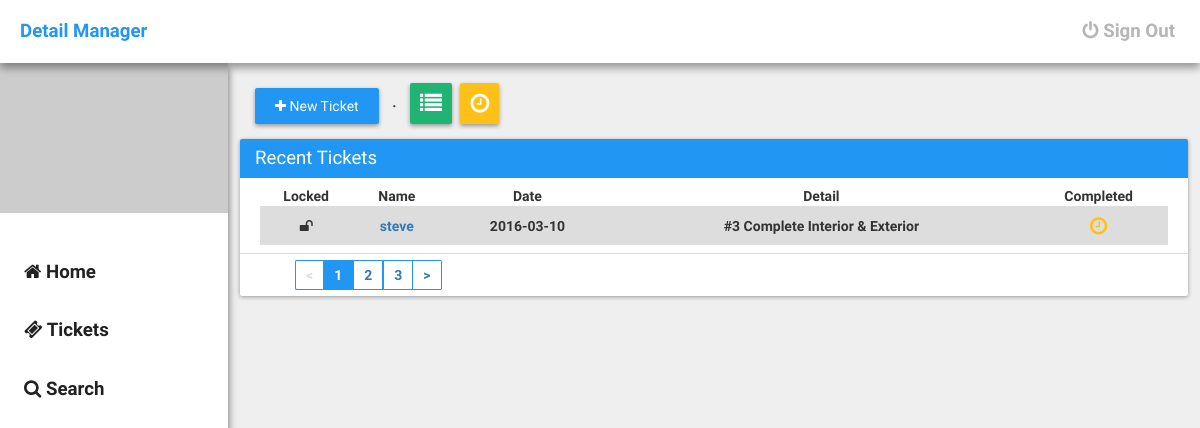
/details/scheduled.php (signed in), run on the app's committed database.
### tables this page shows
CREATE TABLE `detail_tickets` (
  `id` int(11) NOT NULL,
  `locked` int(11) NOT NULL DEFAULT '0',
  `first_name` text NOT NULL,
  `last_name` text NOT NULL,
  `phone_number` varchar(32) NOT NULL,
  `date` date NOT NULL,
  `vehicle_make` text NOT NULL,
  `vehicle_model` text NOT NULL,
  `vehicle_color` text NOT NULL,
  `discount` int(11) NOT NULL,
  `services` varchar(32) NOT NULL,
  `pre_paid_done` varchar(32) NOT NULL,
  `user_id` varchar(32) NOT NULL,
  `ticket_id` varchar(32) NOT NULL,
  `notes` text NOT NULL,
  `ticket_creator` text NOT NULL,
  `engine` varchar(2) NOT NULL DEFAULT '0',
  `wax` varchar(2) NOT NULL DEFAULT '0',
  `mat` varchar(2) NOT NULL DEFAULT '0'
);

### details/assets/core/init.php (called while the page is built, shortened)
<?php
	$site = "http://".$_SERVER['SERVER_NAME']."/details";

### details/scheduled.php (the view, shortened to what this page needs)
<?php require("./assets/core/init.php"); require("./include/navbar.php"); ?>
<?php
        $tbl_name = "detail_tickets";
        $adjacents = 2;
        $query = "SELECT COUNT(*) as num FROM $tbl_name";
        $total_pages = mysql_fetch_array(mysql_query($query));
        $total_pages = $total_pages[0];
        $targetpage = "scheduled";
        $limit = 15;
        $page = $_GET['page'];
        if($page)
            $start = ($page - 1) * $limit;
        else
            $start = 0;
        $sql = "SELECT * FROM $tbl_name WHERE `pre_paid_done` = 'Appointment' ORDER BY id DESC LIMIT $start, $limit";
        $result2 = mysql_query($sql);
        if ($page == 0) $page = 1;
        $prev = $page - 1;
        $next = $page + 1;
        $lastpage = ceil($total_pages/$limit);
        $pagination = "";
        if($lastpage > 1)
        {
            $pagination .= "<ul class='pagination' style='margin: 0px;'>";
            if ($page > 1)
                $pagination.= "<li class='left'><a href='$targetpage?page=$prev'><</a></li>";
            else
                $pagination.= "<li class='disabledpage left'><a href='#'><</a></li>";
            if ($lastpage < 7 + ($adjacents * 2))
            {
                for ($counter = 1; $counter <= $lastpage; $counter++)
                {
                    if ($counter == $page)
                        $pagination.= "<li class='active'><a href='#'>$counter</a></li>";
                    else
                        $pagination.= "<li class='waves-effect'><a href='$targetpage?page=$counter'>$counter</a></li>";
                }
            }
            if ($page < $counter - 1)
                $pagination.= "<li class='right'><a href='$targetpage?page=$next'>></a></li>";
            else
                $pagination.= "<li class='disabledpage right'><a href='#'>></a></li>";
            $pagination.= "</ul>\n";
        }
    ?>
	<div class="container">
        <?php require_once("./include/tickets-button.php"); ?>
		<div class="row">
			<div class="col-md-45">
				<div class="card">
					<div class="card-title">Recent Tickets</div>
					<div class="card-content">
						<table class="table" padding="10" style="text-align: center;">
							<thead>
								<tr>
                                    <th>Locked</th>
									<th>Name</th>
									<th>Date</th>
									<th>Detail</th>
									<th>Completed</th>
								</tr>
							</thead>
							<tbody>
								<?php
								while($row = mysql_fetch_array($result2)) {
									$services = $row['services'];
									$options = $row['pre_paid_done'];
									if($services == 'wax'){
			                            $servicetitle = "Meguiar's Wax";
			                        }elseif($services == 1) {
			                            $servicetitle = "#1 Interior Only Detail";
			                        }
			                        elseif($services == 2) {
			                            $servicetitle = "#2 Exterior Only Detail";
			                        }
			                        elseif($services == 3) {
			                            $servicetitle = "#3 Complete Interior & Exterior";
			                        }
			                        elseif($services == 4) {
			                            $servicetitle = "#4 Engine Detail";
			                        }
			                        elseif($services == 5) {
			                            $servicetitle = "#5 Paint Restoration";
			                        }
			                        elseif($services == 6) {
			                            $servicetitle = "#6 Ultimate Interior & Exterior";
			                        }
			                        elseif($services == 7) {
                                        $servicetitle = "#7 Synthetic Sealer Special";
                                    }
                                    elseif($services == "hw") {
                                        $servicetitle = "Hand Wash - Car";
                                    }
                                    elseif($services == "hwfs") {
                                        $servicetitle = "Hand Wash - Car w/ Full Service";
                                    }
                                    elseif($services == "hwsuv") {
                                        $servicetitle = "Hand Wash - SUV";
                                    }
                                    elseif($services == "hwsuvfs") {
                                        $servicetitle = "Hand Wash - SUV w/ Full Service";
                                    }
			                        if($options == 'Prepaid') {
			                            $option = "<center><h6 style='color: #E14747; margin: 0px; font-size: 20px;'>X</h6></center>";
			                        }elseif($options == 'Paid/Completed') {
			                            $option = "<center><h6 style='color: #20B473; margin: 0px; font-size: 20px;'>&check;</h6></center>";
			                        }elseif($options == 'Appointment') {
                                        $option = "<center><h6 style='color: #FFC017; margin: 0px; font-size: 20px;'><i class='fa fa-clock-o'></i></h6></center>";
                                    }
                                    if($row['locked'] == 0) {
                                        $locking = "<i class='fa fa-unlock'></i>";
                                    }elseif($row['locked'] == 1) {
                                        $locking = "<i class='fa fa-lock'></i>";
                                    }
			                        echo '<tr>';
                                    echo '<td>'.$locking.'</td>';
			                        echo '<td><a href="'.$site.'/ticket?id='.$row['ticket_id'].'">'.$row['first_name'].' '.$row['last_name'].'</a></td>';
			                        echo '<td>'.$row['date'].'</td>';
			                        echo '<td>'.$servicetitle.'</td>';
			                        echo '<td>'.$option.'</td>';
			                        echo '</tr>';
								}
							?>
							</tbody>
						</table>
					</div>
					<div class="card-footer">
						<?=$pagination?>
					</div>
				</div>
			</div>
		</div>
	</div>
<?php require("./include/footer.php"); ?>

### details/assets/css/main.css (style rules this page uses)
body { margin: 0px; padding: 0px; height: 100%; font-weight: bold; min-height: 100%; background: #EFEFEF; font-family: "RobotoDraft", Arial, sans-serif, Helvetica; }
.left { float: left; }
.right { float: right; }
.container { width: 79%; float: right; margin-top: 20px; margin-left: 20px; margin-right: 12px; }
.card { width: 100%; margin-top: 15px; border-radius: 2px; margin-bottom: 15px; background: #FFFFFF; box-shadow: 0 1px 4px rgba(0, 0, 0, 0.37); }
.card > .card-title { color: #FFFFFF; font-size: 14pt; font-weight: 300; padding: 6px 15px; background: #2196F3; border-top-left-radius: 2px; border-top-right-radius: 2px; }
.card > .card-content { padding: 8px 20px; }
.card > .card-footer { padding: 6px 15px; border-top: 1px solid #DDDDDD; }
.table { width: 100%; }
.table > thead > tr { padding: 1px 5px; border-bottom: 1px solid #DDDDDD; }
.table > tbody > tr:nth-child(odd) { background: #DDDDDD; }
td { padding: 5px; }
.pagination { list-style: none; }
.pagination > li { float: left; color: #2196F3; padding: 4px 10px; display: inline-block; border: 1px solid #2196F3; }
.pagination .active { color: #FFF; background: #2196F3; }
.pagination .active > a { color: #FFFFFF; }
.pagination .disabledpage { float: left; color: #DDDDDD; background: #FFFFFF; pointer-events: none; }
.pagination .disabledpage > a { color: #DDDDDD; background: #FFFFFF; }
.pagination .left { border-right: 0px; border-top-left-radius: 2px; border-bottom-left-radius: 2px; }
.pagination .right { border-left: 0px; border-top-right-radius: 2px; border-bottom-right-radius: 2px; }

### data on the page
detail_tickets: locked 0 (drawn), first_name "steve", date "2016-03-10", services "#3 Complete Interior & Exterior", pre_paid_done "Appointment" (drawn)
